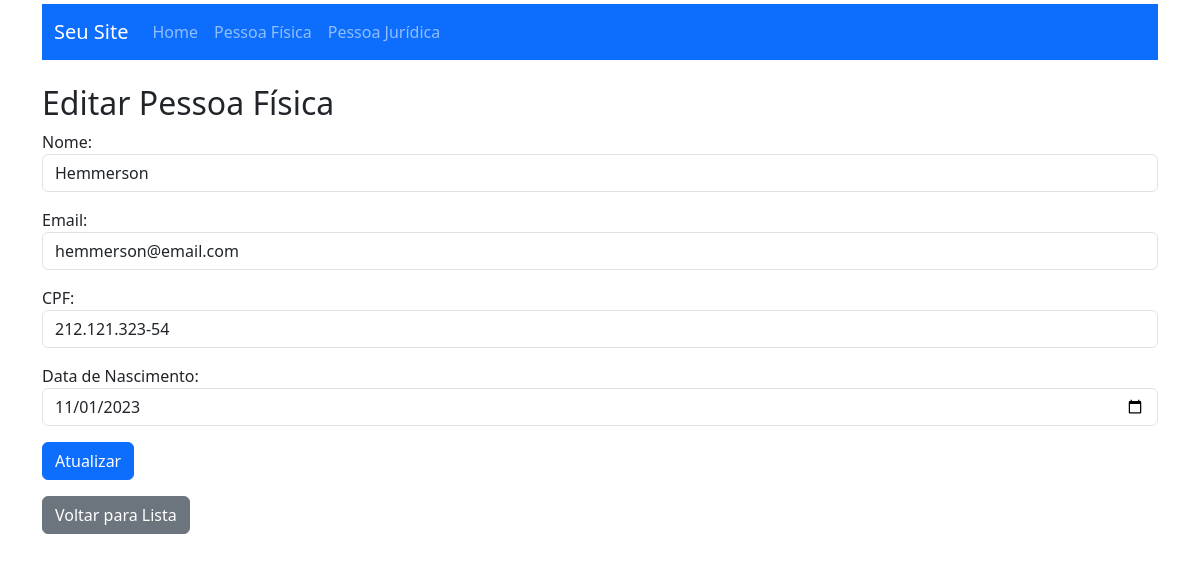
/cadastro/pessoa_fisica/editar/1/, run on the app's committed database.
### cadastro/models.py (models this page shows)
class Pessoa(models.Model):
    nome = models.CharField(max_length=100, null=False)
    email = models.EmailField(max_length=100, null=False)
    class Meta:
        abstract = True

class PessoaFisica(Pessoa):
    cpf = models.CharField(max_length=14, unique=True)
    data_nascimento = models.DateField()

### cadastro/views.py (the view)
# urls.py: path('pessoa_fisica/editar/<int:id>/', views.pf_editar, name='editar_pessoa_fisica'),
def pf_editar(request, id):
    pessoa_fisica = PessoaFisica.objects.get(id = id)
    return render(request, "pf_form.html", {'pessoa_fisica':pessoa_fisica})

### cadastro/templates/pf_form.html (shortened to what this page needs)
{% extends 'base.html' %}
{% block content %}
  <div class="container mt-4">
    {% if pessoa_fisica %}
      <h2>Editar Pessoa Física</h2>
    {% else %}
      <h2>Adicionar Nova Pessoa Física</h2>
    {% endif %}
    <form method="post" action="{% if pessoa_fisica %}{% url 'update_pessoa_fisica' id=pessoa_fisica.id %}{% else %}{% url 'novo_pessoa_fisica' %}{% endif %}">
        <p>
        <label for="nome">Nome:</label>
        <input class="form-control" type="text" name="nome" id="nome" value="{{ pessoa_fisica.nome }}">
        </p>
        <p>
        <label for="email">Email:</label>
        <input class="form-control" type="email" name="email" id="email" value="{{ pessoa_fisica.email }}">
        </p>
        <p>
        <label for="cpf">CPF:</label>
        <input class="form-control" type="text" name="cpf" id="cpf" value="{{ pessoa_fisica.cpf }}">
        </p>
        <p>
        <label for="data_nascimento">Data de Nascimento:</label>
        <input class="form-control" type="date" name="data_nascimento" id="data_nascimento" value="{{ pessoa_fisica.data_nascimento|date:'Y-m-d' }}">
        </p>
        <button class="btn btn-primary" type="submit">{% if pessoa_fisica %}Atualizar{% else %}Salvar{% endif %}</button>
    </form>
    <a href="{% url 'lista_pessoa_fisica' %}" class="btn btn-secondary mt-3">Voltar para Lista</a>
  </div>
{% endblock %}

### data on the page
PessoaFisica: nome "Hemmerson", email "hemmerson@email.com", cpf "212.121.323-54", data_nascimento "11/01/2023"
